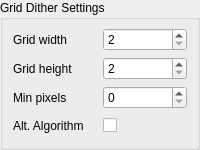
             <widget class="QWidget" name="pageGRD">
              <property name="sizePolicy">
               <sizepolicy hsizetype="Preferred" vsizetype="Minimum">
                <horstretch>0</horstretch>
                <verstretch>0</verstretch>
               </sizepolicy>
              </property>
              <property name="minimumSize">
               <size>
                <width>0</width>
                <height>144</height>
               </size>
              </property>
              <layout class="QGridLayout" name="gridLayout_27">
               <property name="leftMargin">
                <number>0</number>
               </property>
               <property name="topMargin">
                <number>0</number>
               </property>
               <property name="rightMargin">
                <number>0</number>
               </property>
               <property name="bottomMargin">
                <number>0</number>
               </property>
               <property name="spacing">
                <number>0</number>
               </property>
               <item row="0" column="0">
                <widget class="QGroupBox" name="GRD_groupBox">
                 <property name="title">
                  <string>Grid Dither Settings</string>
                 </property>
                 <layout class="QGridLayout" name="gridLayout_24">
                  <property name="leftMargin">
                   <number>10</number>
                  </property>
                  <property name="topMargin">
                   <number>8</number>
                  </property>
                  <property name="rightMargin">
                   <number>10</number>
                  </property>
                  <property name="bottomMargin">
                   <number>10</number>
                  </property>
                  <item row="0" column="0">
                   <widget class="QLabel" name="label_34">
                    <property name="text">
                     <string>Grid width</string>
                    </property>
                   </widget>
                  </item>
                  <item row="3" column="1">
                   <widget class="QCheckBox" name="GRD_altAlgorithm">
                    <property name="focusPolicy">
                     <enum>Qt::FocusPolicy::NoFocus</enum>
                    </property>
                    <property name="toolTip">
                     <string>use alternate grid dither algorithm</string>
                    </property>
                    <property name="text">
                     <string/>
                    </property>
                   </widget>
                  </item>
                  <item row="1" column="0">
                   <widget class="QLabel" name="label_36">
                    <property name="text">
                     <string>Grid height</string>
                    </property>
                   </widget>
                  </item>
                  <item row="1" column="1">
                   <widget class="QSpinBox" name="GRD_height">
                    <property name="keyboardTracking">
                     <bool>false</bool>
                    </property>
                    <property name="minimum">
                     <number>2</number>
                    </property>
                    <property name="maximum">
                     <number>100</number>
                    </property>
                   </widget>
                  </item>
                  <item row="3" column="0">
                   <widget class="QLabel" name="label_45">
                    <property name="minimumSize">
                     <size>
                      <width>0</width>
                      <height>22</height>
                     </size>
                    </property>
                    <property name="text">
                     <string>Alt. Algorithm</string>
                    </property>
                   </widget>
                  </item>
                  <item row="0" column="1">
                   <widget class="QSpinBox" name="GRD_width">
                    <property name="keyboardTracking">
                     <bool>false</bool>
                    </property>
                    <property name="minimum">
                     <number>2</number>
                    </property>
                    <property name="maximum">
                     <number>100</number>
                    </property>
                   </widget>
                  </item>
                  <item row="2" column="1">
                   <widget class="QSpinBox" name="GRD_minPixels">
                    <property name="keyboardTracking">
                     <bool>false</bool>
                    </property>
                    <property name="maximum">
                     <number>100</number>
                    </property>
                   </widget>
                  </item>
                  <item row="2" column="0">
                   <widget class="QLabel" name="label_44">
                    <property name="text">
                     <string>Min pixels</string>
                    </property>
                   </widget>
                  </item>
                 </layout>
                </widget>
               </item>
              </layout>
             </widget>
